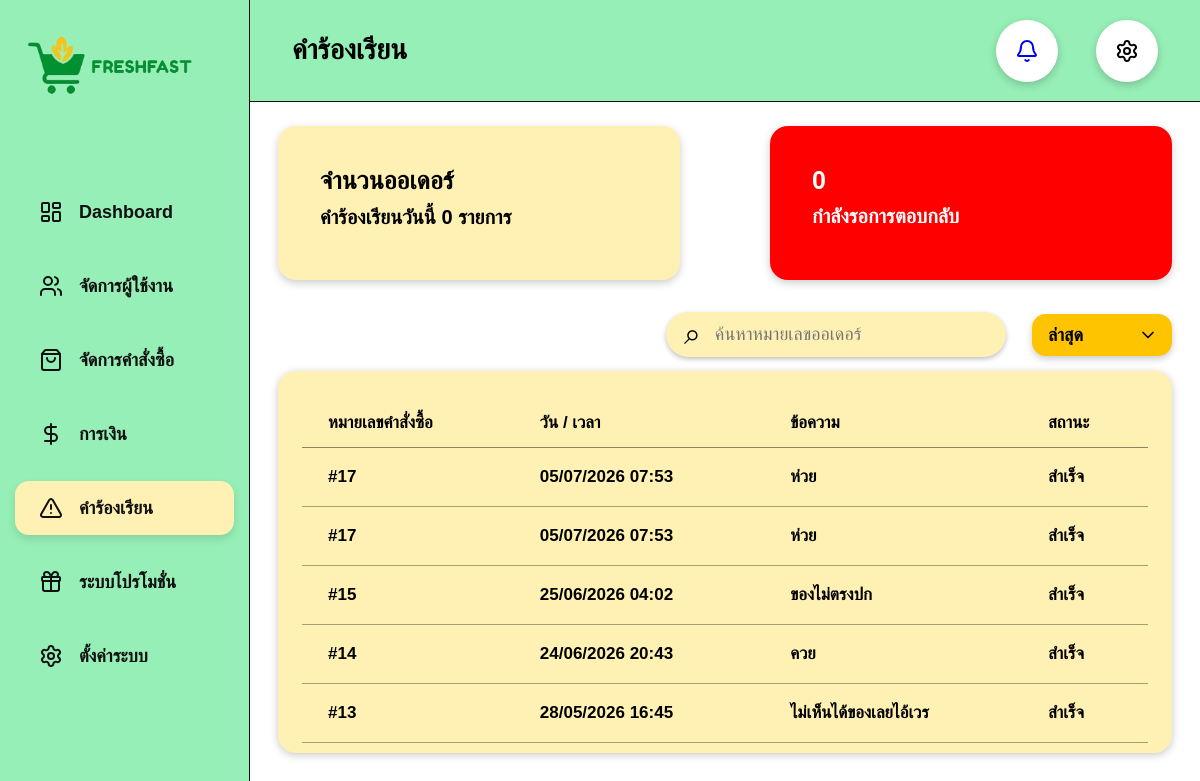
The app's page /admin_complaints.php with its own data.
### tables this page shows
CREATE TABLE `complaints` (
  `complaint_id` int(11) NOT NULL,
  `order_id` int(11) NOT NULL,
  `user_id` int(11) NOT NULL,
  `complaint_text` text NOT NULL,
  `status` varchar(30) DEFAULT 'pending',
  `created_at` timestamp NOT NULL DEFAULT current_timestamp(),
  `admin_reply` text DEFAULT NULL,
  `replied_at` datetime DEFAULT NULL,
  `replied_by` int(11) DEFAULT NULL,
  `evidence_image` varchar(255) DEFAULT NULL
);

### admin_complaints.php (the view, shortened to what this page needs)
<?php
require_once "db.php";
function e($v) {
    return htmlspecialchars((string)$v, ENT_QUOTES, 'UTF-8');
}
$search = trim($_GET['search'] ?? '');
$sort = $_GET['sort'] ?? 'latest';
$where = "WHERE 1=1";
$orderBy = "c.created_at DESC";
$sql = "
    SELECT
        c.*,
        u.name AS user_name,
        u.email AS user_email
    FROM complaints c
    LEFT JOIN users u ON c.user_id = u.user_id
    $where
    ORDER BY $orderBy
";
$stmt = $conn->prepare($sql);
$stmt->execute();
$complaints = $stmt->get_result();
$todayResult = $conn->query("
    SELECT COUNT(*) AS total
    FROM complaints
    WHERE DATE(created_at) = CURDATE()
");
$today = $todayResult ? $todayResult->fetch_assoc()['total'] : 0;
$pendingResult = $conn->query("
    SELECT COUNT(*) AS total
    FROM complaints
    WHERE status = 'pending'
");
$pending = $pendingResult ? $pendingResult->fetch_assoc()['total'] : 0;
?>
<!DOCTYPE html>
<html lang="th">
<head>
</head>
<body>
<div class="layout">
<?php include "includes/admin_sideber.php"; ?>
<main class="main">
    <header class="topbar">
        <h1>คำร้องเรียน</h1>
            <div class="top-icons">
                <a href="admin_complaints.php" class="top-icon">
                    <i data-lucide="bell"
                    class="<?= $pending > 0 ? 'notification-alert' : '' ?>">
                    </i>
                </a>
                <div class="top-icon">
                    <i data-lucide="settings"></i>
                </div>
            </div>
    </header>
    <section class="content">
        <div class="stats">
            <div class="card yellow">
                <h2>จำนวนออเดอร์</h2>
                <p>คำร้องเรียนวันนี้ <?= number_format((int)$today) ?> รายการ</p>
            </div>
            <div class="card red">
                <h2><?= number_format((int)$pending) ?></h2>
                <p>กำลังรอการตอบกลับ</p>
            </div>
        </div>
        <form class="tools" method="GET" action="admin_complaints.php">
            <div class="search-box">
                <span>⌕</span>
                <input type="text" name="search" placeholder="ค้นหาหมายเลขออเดอร์" value="<?= e($search) ?>">
            </div>
            <div class="select-wrap">
                <select name="sort" class="sort-select" onchange="this.form.submit()">
                    <option value="latest" <?= $sort === 'latest' ? 'selected' : '' ?>>ล่าสุด</option>
                </select>
            </div>
        </form>
        <div class="panel">
            <table class="table">
                <thead>
                    <tr>
                        <th>หมายเลขคำสั่งซื้อ</th>
                        <th>วัน / เวลา</th>
                        <th>ข้อความ</th>
                        <th>สถานะ</th>
                    </tr>
                </thead>
                <tbody>
                <?php if ($complaints && $complaints->num_rows > 0): ?>
                    <?php while ($row = $complaints->fetch_assoc()): ?>
                        <tr>
                            <td class="<?= $row['status'] === 'pending' ? 'pending' : 'done' ?>">
                                #<?= e($row['order_id']) ?>
                            </td>
                            <td>
                                <?= date("d/m/Y H:i", strtotime($row['created_at'])) ?>
                            </td>
                            <td class="message">
                                <?= e($row['complaint_text']) ?>
                            </td>
                            <td class="<?= $row['status'] === 'pending' ? 'pending' : 'done' ?>">
                                <?php if ($row['status'] === 'pending'): ?>
                                    <a href="admin_complaint_reply.php?id=<?= (int)$row['complaint_id'] ?>" style="color:red;text-decoration:none;font-weight:700;">
                                        กำลังรอการตอบกลับ
                                    </a>
                                <?php else: ?>
                                    สำเร็จ
                                <?php endif; ?>
                            </td>
                        </tr>
                    <?php endwhile; ?>
                <?php else: ?>
                    <tr>
                        <td colspan="4" class="empty">ยังไม่มีคำร้องเรียน</td>
                    </tr>
                <?php endif; ?>
                </tbody>
            </table>
        </div>
    </section>
</main>
</div>
</body>
</html>

### admin_complaints.php (style rules this page uses)
* { box-sizing:border-box;font-family:sans-serif }
body { margin:0;background:#fff;color:#000 }
.layout { display:flex;min-height:100vh }
.main { flex:1;background:#fff }
.topbar { height:103px;background:#98efb8;border-bottom:1px solid #111;display:flex;align-items:center;justify-content:space-between;padding:0 42px }
.topbar h1 { font-size:26px;margin:0 }
.top-icons { display:flex;gap:38px }
.content { padding:24px 28px }
.stats { display:grid;grid-template-columns:1fr 1fr;gap:90px;margin-bottom:32px }
.card { height:154px;border-radius:18px;padding:40px 42px;box-shadow:0 3px 8px rgba(0,0,0,.2) }
.card h2 { margin:0 0 10px;font-size:25px }
.card p { margin:0;font-size:20px;font-weight:700 }
.yellow { background:#fff1b3 }
.red { background:#ff0000;color:#fff }
.tools { display:flex;justify-content:flex-end;gap:26px;margin-bottom:14px }
.search-box { width:340px;height:45px;background:#fff1b3;border-radius:24px;display:flex;align-items:center;padding:0 18px;gap:12px;box-shadow:0 2px 5px rgba(0,0,0,.25) }
.search-box span { font-size:30px }
.search-box input { border:none;outline:none;background:transparent;width:100%;font-size:18px;color:#777 }
.sort-select { height:42px;min-width:116px;border:none;border-radius:14px;background:#ffc400;font-size:18px;font-weight:700;padding:0 14px;cursor:pointer;box-shadow:0 3px 7px rgba(0,0,0,.2) }
.panel { background:#fff1b3;border-radius:18px;padding:28px 24px 10px;box-shadow:0 2px 8px rgba(0,0,0,.22) }
.table { width:100%;border-collapse:collapse;font-size:17px }
.table th { text-align:left;padding:14px 26px;border-bottom:1px solid rgba(0,0,0,.45) }
.table td { padding:19px 26px;border-bottom:1px solid rgba(0,0,0,.35);font-weight:600 }
.done { color:#000 }
.message { max-width:300px;white-space:nowrap;overflow:hidden;text-overflow:ellipsis }
.main { flex:1; background:#fff; }
.topbar { height:102px; background:#96efb6; border-bottom:1px solid #111; display:flex; align-items:center; justify-content:space-between; padding:0 42px; }
.topbar h1 { margin:0; font-size:28px; }
.top-icons { display:flex; gap:38px; }
.top-icon { width:62px; height:62px; background:#fff; border-radius:50%; display:grid; place-items:center; box-shadow:0 3px 8px rgba(0,0,0,.2); }
* { box-sizing:border-box; font-family:sans-serif; }
.select-wrap { position:relative; display:flex; align-items:center; }
.sort-select { height:42px; min-width:140px; border:none; border-radius:14px; background:#ffc400; font-size:18px; font-weight:700; padding:0 42px 0 16px; cursor:pointer; box-shadow:0 3px 7px rgba(0,0,0,.2); appearance:none; -webkit-appearance:none; -moz-appearance:none; }

### records on screen
complaints: order "17", created_at "05/07/2026 07:53", complaint_text "ห่วย", status "สำเร็จ"
complaints: order "17", created_at "05/07/2026 07:53", complaint_text "ห่วย", status "สำเร็จ"
complaints: order "15", created_at "25/06/2026 04:02", complaint_text "ของไม่ตรงปก", status "สำเร็จ"
complaints: order "14", created_at "24/06/2026 20:43", complaint_text "ควย", status "สำเร็จ"
complaints: order "13", created_at "28/05/2026 16:45", complaint_text "ไม่เห็นได้ของเลยไอ้เวร", status "สำเร็จ"

### other values on screen
$today "0"
$pending "0"
